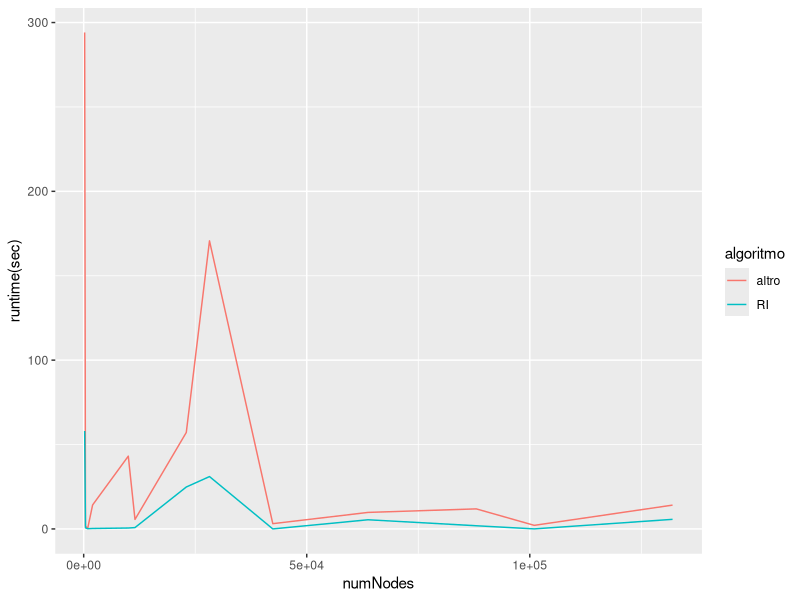
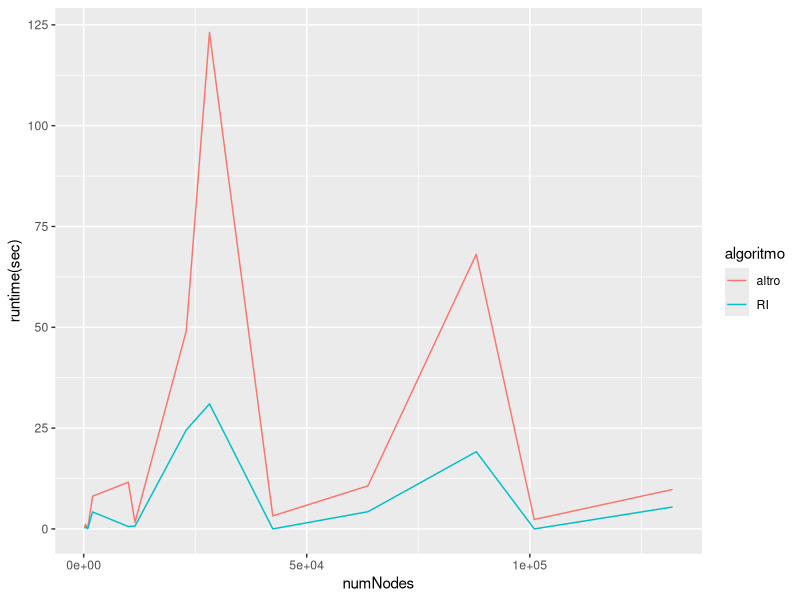
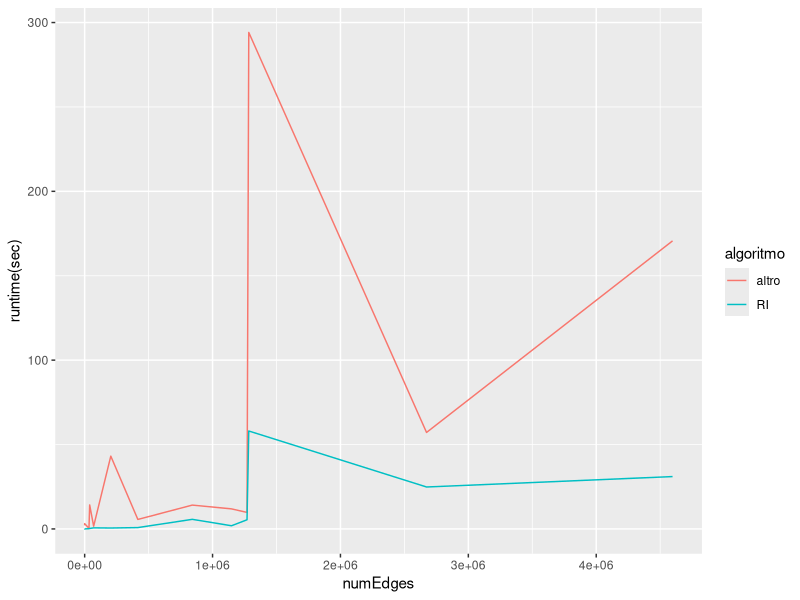
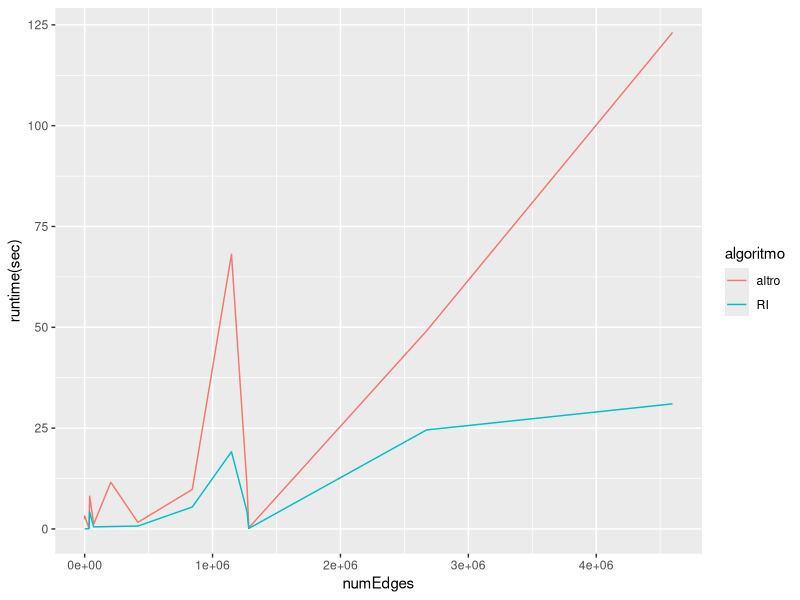
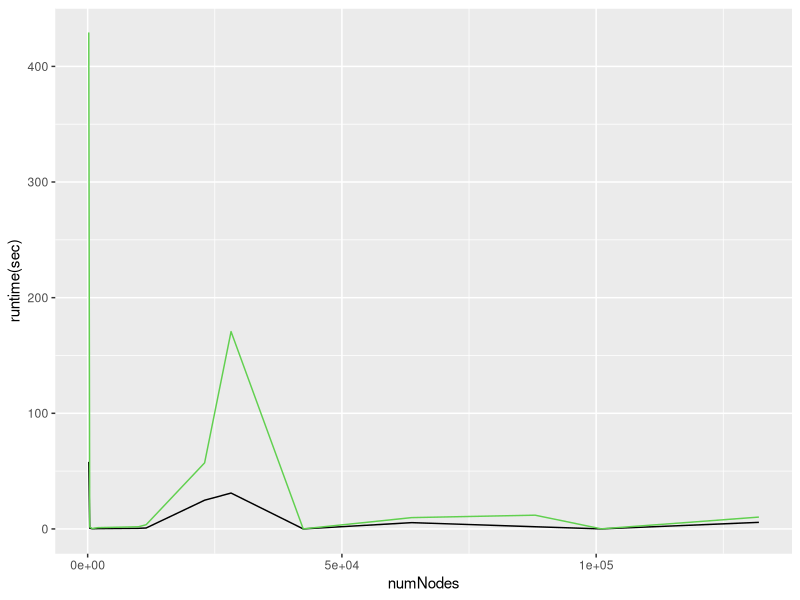
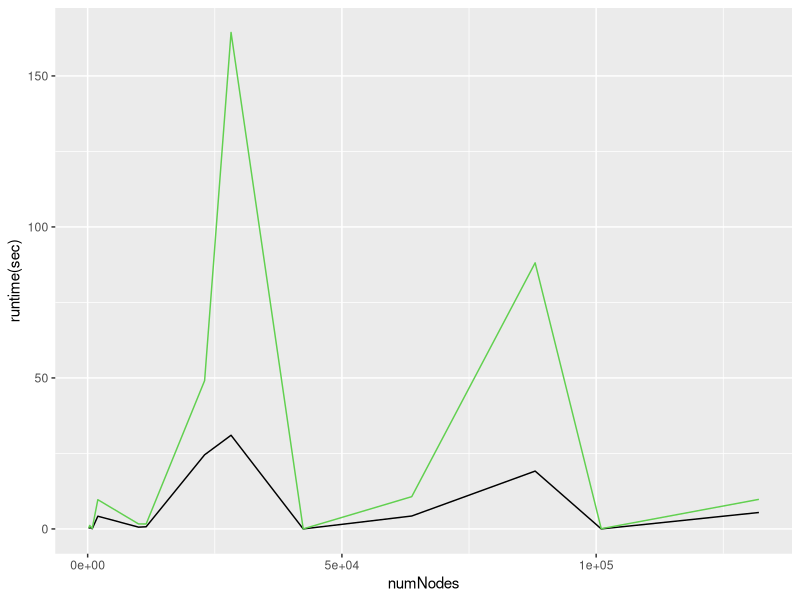
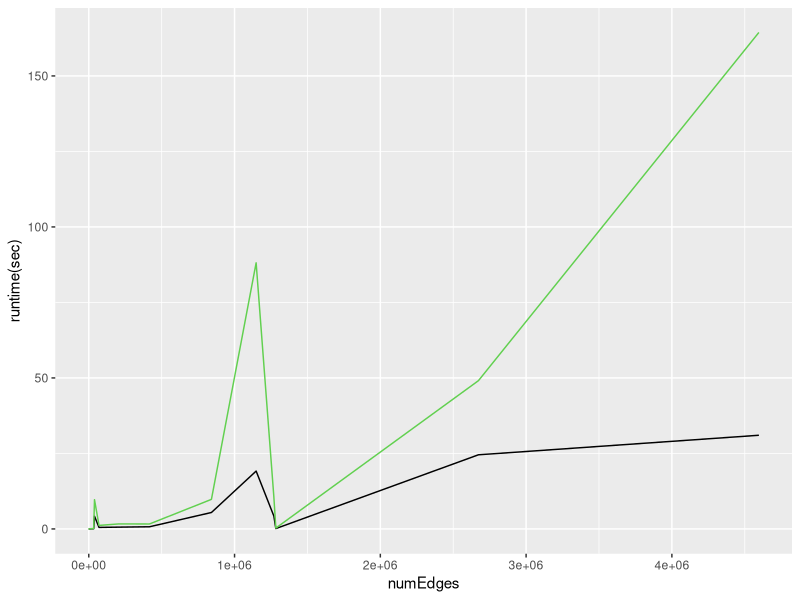
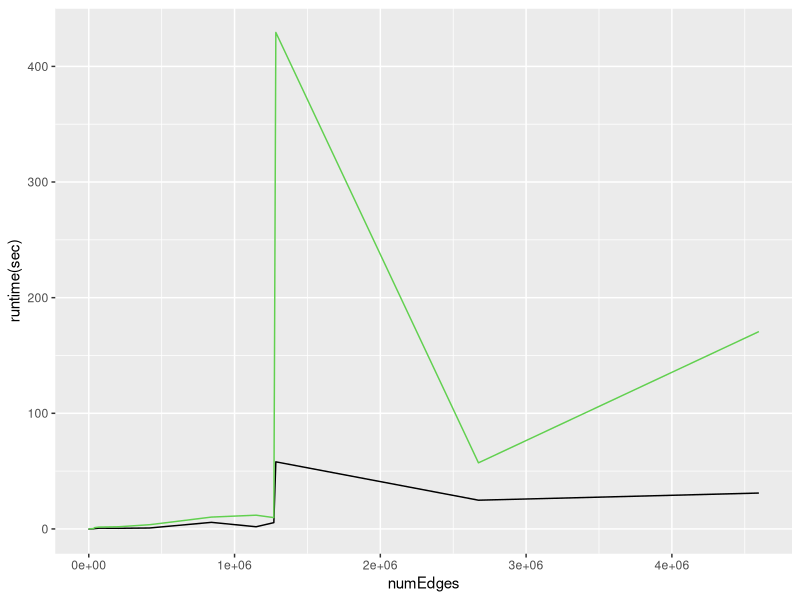

The R source for these figures, in order:
library(ggplot2)

datacounting <- read.csv("risultati.csv")
datacountingaltro <- read.csv("risultatiAltro.csv")
dataCumulativi <- read.csv("risultaticumulativi.csv")
dataQueryIncrementali <- read.csv("risultatiQueryincrementaliTot.csv")
dataTargetIncrementali <- read.csv("risultatiTargetIncrementaliTot.csv")

dataBoxTop <- read.csv("RisultatiBoxTot.csv")
dataBoxTopbigdata <- read.csv("RisultatiBoxTotNonOOF.csv")

primaquery <- datacounting[datacounting$QueryID == datacounting[1,1],]
secondaquery <- datacounting[datacounting$QueryID == datacounting[2,1],]
primaqueryaltro <- datacountingaltro[datacountingaltro$QueryID == datacountingaltro[1,1],]
secondaqueryaltro <- datacountingaltro[datacountingaltro$QueryID == datacountingaltro[2,1],]

datacountingtutto <- read.csv("risultatiTot.csv")
primaquerytot <- datacountingtutto[datacounting$QueryID == datacounting[1,1],]
secondaquerytot <- datacountingtutto[datacounting$QueryID == datacounting[2,1],]
ggplot() +  
  geom_line(data =primaquerytot,aes(x=numnodesTarget,y=tNum_occtTime..secs.,group=algoritmo,color=algoritmo)) +
  xlab("numNodes") + 
  ylab("runtime(sec)")
ggplot() +  
  geom_line(data =secondaquerytot,aes(x=numnodesTarget,y=tNum_occtTime..secs.,group=algoritmo,color=algoritmo)) +
  xlab("numNodes") + 
  ylab("runtime(sec)")
ggplot() +  
  geom_line(data =primaquerytot,aes(x=numedgesTarget,y=tNum_occtTime..secs.,group=algoritmo,color=algoritmo)) +
  xlab("numEdges") + 
  ylab("runtime(sec)")
ggplot() +  
  geom_line(data =secondaquerytot,aes(x=numedgesTarget,y=tNum_occtTime..secs.,group=algoritmo,color=algoritmo)) +
  xlab("numEdges") + 
  ylab("runtime(sec)")


  ggplot() +  
  geom_line(data =primaquery,aes(x=numnodesTarget,y=tNum_occtTime..secs.),color=1)  + 
  geom_line(data =primaqueryaltro,aes(x=numnodesTarget,y=tNum_occtTime..secs.),color=3)  + 
  xlab("numNodes") + 
  ylab("runtime(sec)")
ggplot() +  
  geom_line(data =secondaquery,aes(x=numnodesTarget,y=tNum_occtTime..secs.),color=1)  + 
  geom_line(data =secondaqueryaltro,aes(x=numnodesTarget,y=tNum_occtTime..secs.),color=3)  + 
  xlab("numNodes") + 
  ylab("runtime(sec)")
ggplot() +  
  geom_line(data =secondaquery,aes(x=numedgesTarget,y=tNum_occtTime..secs.),color=1)  + 
  geom_line(data =secondaqueryaltro,aes(x=numedgesTarget,y=tNum_occtTime..secs.),color=3)  + 
  xlab("numEdges") + ylab("runtime(sec)")
ggplot() +  
  geom_line(data =primaquery,aes(x=numedgesTarget,y=tNum_occtTime..secs.),color=1)  + 
  geom_line(data =primaqueryaltro,aes(x=numedgesTarget,y=tNum_occtTime..secs.),color=3)  + 
  xlab("numEdges") + ylab("runtime(sec)")

ggplot() +  geom_line(data =dataCumulativi[1:18,],aes(x=numnodes,y=tNum_occtTime..secs.,group=algorithm,color=algorithm)) +
  xlab("numNodes") + 
  ylab("runtime(sec)")
  
ggplot() +  geom_line(data =dataCumulativi[1:18,],aes(x=numedges,y=tNum_occtTime..secs.,group=algorithm,color=algorithm)) +
  xlab("numEdges") + 
  ylab("runtime(sec)")


ggplot() +  geom_line(data =dataQueryIncrementali,aes(x=numNodes,y=execTime,group=algoritmo,color=algoritmo)) +
  xlab("numNodes") + 
  ylab("runtime(sec)")

ggplot() +  geom_line(data =dataQueryIncrementali,aes(x=numEdges,y=execTime,group=algoritmo,color=algoritmo)) +
  xlab("numEdges") + 
  ylab("runtime(sec)")

#target variabili
ggplot() +  geom_line(data =dataTargetIncrementali,aes(x=numNodes,y=execTime,group=algoritmo,color=algoritmo)) +
  xlab("numNodes") + 
  ylab("runtime(sec)")

ggplot() +  geom_line(data =dataTargetIncrementali,aes(x=numEdges,y=execTime,group=algoritmo,color=algoritmo)) +
  xlab("numEdges") + 
  ylab("runtime(sec)")

dataBoxTop$numnodesQuery <-  factor(dataBoxTop$numnodesQuery,levels = c('4','8','16','32','48'),ordered = TRUE)
dataBoxTopbigdata$numnodesQuery <-  factor(dataBoxTopbigdata$numnodesQuery,levels = c('4','8','16','32','48'),ordered = TRUE)

ggplot(dataBoxTop[dataBoxTop$dataset=="email-dnc",],aes(x=numnodesQuery,y=execTime)) + geom_boxplot(aes(colour=algoritmo)) + ggtitle("email-dnc")
ggplot(dataBoxTop[dataBoxTop$dataset=="ia-contacts_dublin",],aes(x=numnodesQuery,y=execTime)) + geom_boxplot(aes(colour=algoritmo)) + ggtitle("ia-contacts_dublin")
ggplot(dataBoxTop[dataBoxTop$dataset=="SFHH-conf-sensor",],aes(x=numnodesQuery,y=execTime)) + geom_boxplot(aes(colour=algoritmo)) + ggtitle("SFHH-conf-sensor")
ggplot(dataBoxTop[dataBoxTop$dataset=="fb-forum",],aes(x=numnodesQuery,y=execTime)) + geom_boxplot(aes(colour=algoritmo)) + ggtitle("fb-forum")
ggplot(dataBoxTop[dataBoxTop$dataset=="edit-enwikibooks",],aes(x=numnodesQuery,y=execTime)) + geom_boxplot(aes(colour=algoritmo)) + ggtitle("edit-enwikibooks")

ggplot(dataBoxTopbigdata[dataBoxTopbigdata$dataset=="Ca-cit-HepPh",],aes(x=numnodesQuery,y=execTime)) + geom_boxplot(aes(colour="TemporalRI")) + ggtitle("Ca-cit-HepPh")
ggplot(dataBoxTopbigdata[dataBoxTopbigdata$dataset=="Fb-wosn-friend",],aes(x=numnodesQuery,y=execTime)) + geom_boxplot(aes(colour="TemporalRI")) + ggtitle("Fb-wosn-friend")
ggplot(dataBoxTopbigdata[dataBoxTopbigdata$dataset=="Ia-enron-email-dynamic",],aes(x=numnodesQuery,y=execTime)) + geom_boxplot(aes(colour="TemporalRI")) + ggtitle("ia-enron-email-dynamic")
ggplot(dataBoxTopbigdata[dataBoxTopbigdata$dataset=="Soc-epinions-trust-dir",],aes(x=numnodesQuery,y=execTime)) + geom_boxplot(aes(colour="TemporalRI")) + ggtitle("soc-epinions-trust-dir")
